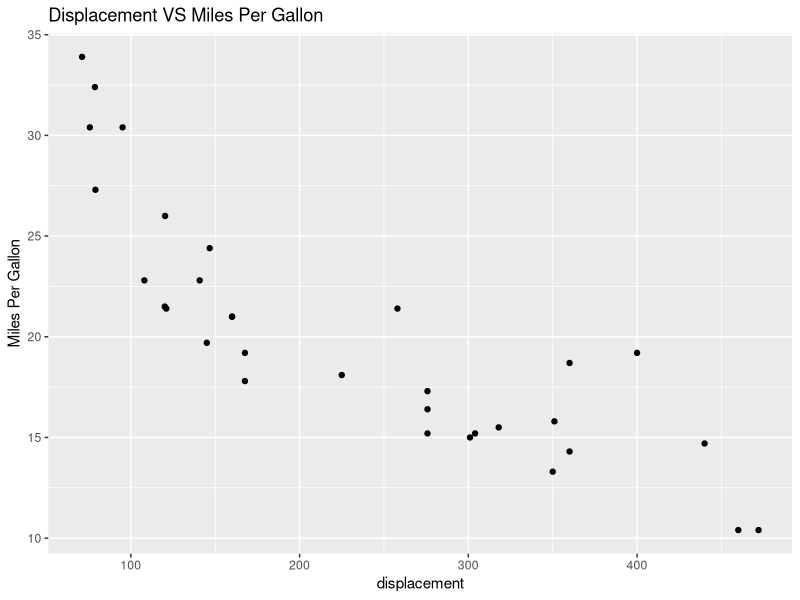
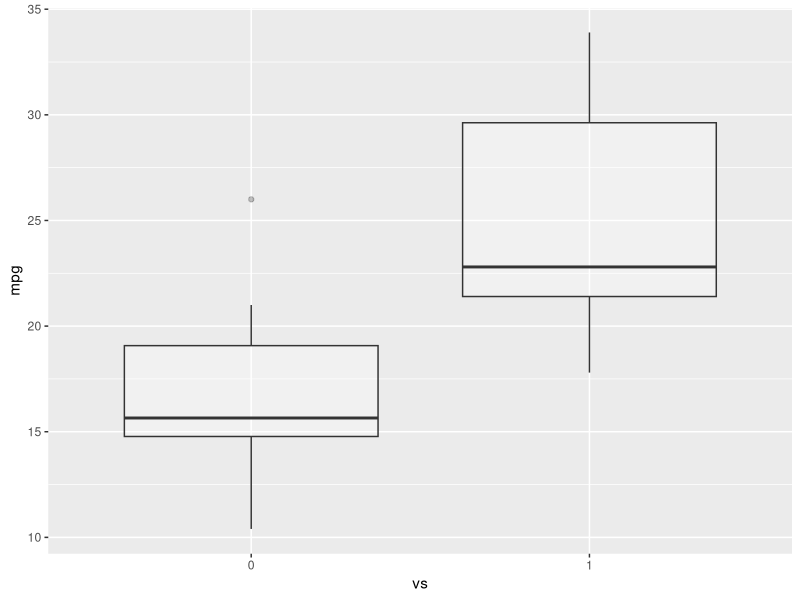
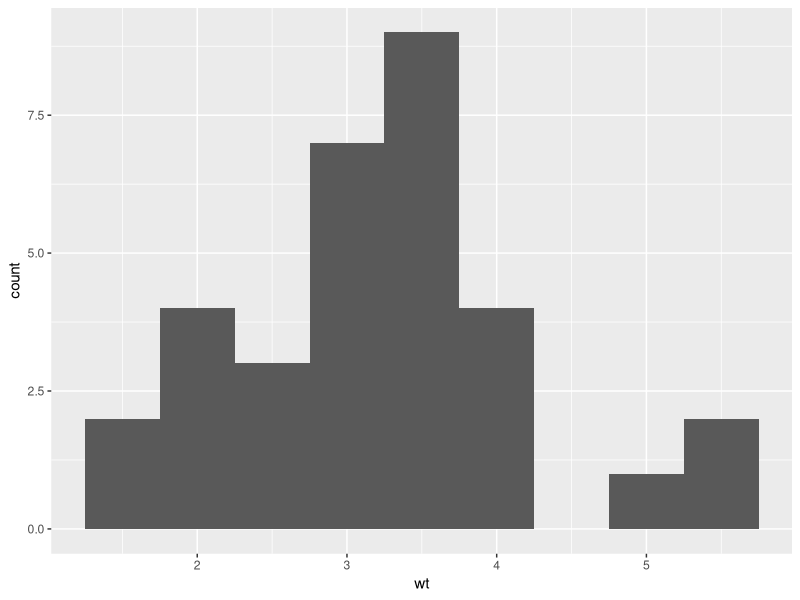

R code for these plots, in order:
library (datasets)
data(mtcars)
head(mtcars, 5) 

library(ggplot2)
ggplot(aes(x=disp, y= mpg,),data=mtcars)+geom_point()+ggtitle("Displacement VS Miles Per Gallon")+labs(x = "displacement", y= "Miles Per Gallon")


#make vs a factor 
mtcars$vs <- as.factor(mtcars$vs)

#box plot od distribution for v shaped and straight engines 
ggplot(aes(x=vs, y=mpg), data = mtcars)+
  geom_boxplot(alpha= 0.3) + 
  theme(legend.position = "none")

#wt histogram 
ggplot(aes(x=wt), data = mtcars) + geom_histogram(binwidth=0.5)